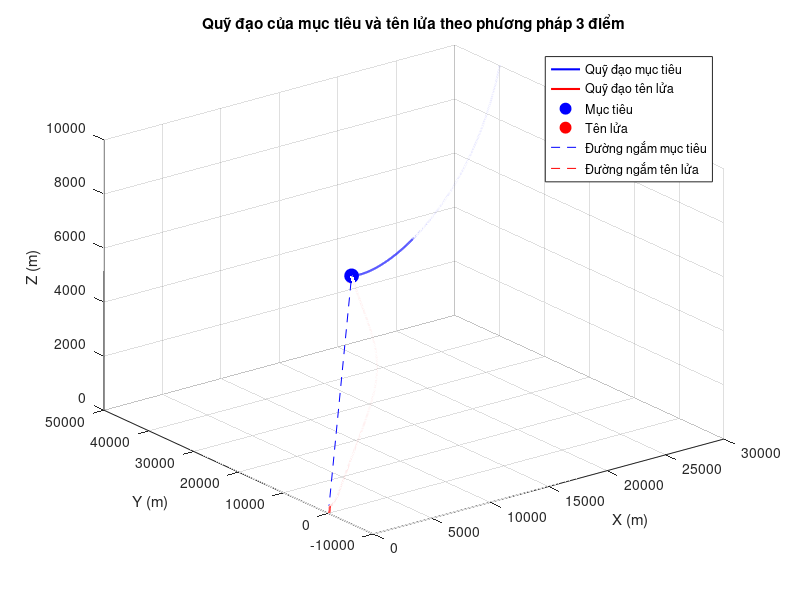

MATLAB code to generate this figure:
clc
clear

%===========   Khai báo mục tiêu:  =============%
% Vị trí:
X_mt(1) = 30000;
Y_mt(1) = 40000;
Z_mt(1) = 10000;
% Tọa độ cực:
r_mt(1) = sqrt(X_mt(1)^2 + Y_mt(1)^2 + Z_mt(1)^2); % Cự li đến tâm tọa độ cực của mục tiêu
epsilon_mt(1) = atan2(sqrt(X_mt(1)^2 + Y_mt(1)^2), Z_mt(1)); % Góc tà mục tiêu (elevation angle)
beta_mt(1) = atan2(Y_mt(1), X_mt(1)); % Góc phương vị (azimuth angle)
epsilon_mt_dot(1) = 0;
beta_mt_dot(1) = 0;
% Vận tốc:
W_mt_theta(1) = 3; % Gia tốc pháp tuyến theo góc nghiêng
W_mt_phi(1) = 4;   % Gia tốc pháp tuyến theo góc phương vị
V_mt = 200;
Theta_mt(1) = -60 * pi/180; % Góc nghiêng quỹ đạo mục tiêu
Phi_mt(1) = 120 * pi/180; % Góc lệch quỹ đạo theo phương vị
Theta_mt_dot(1) = W_mt_theta(1) / V_mt;
Phi_mt_dot(1) = W_mt_phi(1) / V_mt;
Vx_mt(1) = V_mt * cos(Theta_mt(1)) * cos(Phi_mt(1));
Vy_mt(1) = V_mt * cos(Theta_mt(1)) * sin(Phi_mt(1));
Vz_mt(1) = V_mt * sin(Theta_mt(1));

%=============  Khai báo tên lửa:  ============%
% Vị trí:
X_tl(1) = 50;
Y_tl(1) = 0;
Z_tl(1) = 0;
% Tọa độ cực:
r_tl(1) = sqrt(X_tl(1)^2 + Y_tl(1)^2 + Z_tl(1)^2);    % Cự li tên lửa đến tâm tọa độ cực
epsilon_tl(1) = atan2(sqrt(X_tl(1)^2 + Y_tl(1)^2), Z_tl(1)); % Góc tà tên lửa
beta_tl(1) = atan2(Y_tl(1), X_tl(1)); % Góc phương vị tên lửa
epsilon_tl_dot(1) = 0;
beta_tl_dot(1) = 0;
% Vận tốc:
W_tl_theta(1) = 0; % Gia tốc pháp tuyến theo góc nghiêng ban đầu
W_tl_phi(1) = 0;   % Gia tốc pháp tuyến theo góc phương vị ban đầu
m = 3;             % Hệ số tỉ lệ giữa tốc độ tên lửa và tốc độ mục tiêu
V_tl = m * V_mt;   % Tốc độ tên lửa
Theta_tl(1) = 45 * pi/180; % Góc nghiêng quỹ đạo tên lửa ban đầu
Phi_tl(1) = -30 * pi/180;    % Góc lệch quỹ đạo theo phương vị ban đầu
Theta_tl_dot(1) = W_tl_theta(1) / V_tl;
Phi_tl_dot(1) = W_tl_phi(1) / V_tl;
Vx_tl(1) = V_tl * cos(Theta_tl(1)) * cos(Phi_tl(1));
Vy_tl(1) = V_tl * cos(Theta_tl(1)) * sin(Phi_tl(1));
Vz_tl(1) = V_tl * sin(Theta_tl(1));

%============ Các tham số: ===========%
dt = 0.02;  % Thời gian lấy mẫu
N = 20000;
i = 2;      % Khởi tạo điểm bắt đầu trong chu trình lặp
Kp = 0.5;     % Hệ số tỉ lệ của bộ điều khiển PD
Kd = 5;     % Hệ số đạo hàm của bộ điều khiển PD
L = 30;     % Cự ly kích hoạt ngòi nổ khi cách mục tiêu L(m)
W_max = 14 * 9.8;  % Giới hạn gia tốc dựa trên quá tải tạo được tối đa của tên lửa
h_eps(1) = 0;   % Khởi tạo sai số theo góc tà tại i=1
h_beta(1) = 0;  % Khởi tạo sai số theo góc phương vị tại i=1

%======== Bắt đầu dẫn theo phương pháp 3 điểm với bộ điều khiển PD =========%
while (i <= N)
    %--------- Đo các tham số của mục tiêu tại thời điểm i: ----------%
    % Vị trí:
    X_mt(i) = X_mt(i-1) + Vx_mt(i-1) * dt;
    Y_mt(i) = Y_mt(i-1) + Vy_mt(i-1) * dt;
    Z_mt(i) = Z_mt(i-1) + Vz_mt(i-1) * dt;
    % Tọa độ cực:
    r_mt(i) = sqrt(X_mt(i)^2 + Y_mt(i)^2 + Z_mt(i)^2);
    epsilon_mt(i) = atan2(sqrt(X_mt(i)^2 + Y_mt(i)^2), Z_mt(i));
    beta_mt(i) = atan2(Y_mt(i), X_mt(i));
    epsilon_mt_dot(i) = (epsilon_mt(i) - epsilon_mt(i-1)) / dt;
    beta_mt_dot(i) = (beta_mt(i) - beta_mt(i-1)) / dt;
    % Vận tốc:
    W_mt_theta(i) = W_mt_theta(1); % Giữ gia tốc pháp tuyến cố định
    W_mt_phi(i) = W_mt_phi(1);     % Giữ gia tốc phương vị cố định
    Theta_mt_dot(i) = W_mt_theta(i) / V_mt;
    Phi_mt_dot(i) = W_mt_phi(i) / V_mt;
    Theta_mt(i) = Theta_mt(i-1) + Theta_mt_dot(i-1) * dt;
    Phi_mt(i) = Phi_mt(i-1) + Phi_mt_dot(i-1) * dt;
    Vx_mt(i) = V_mt * cos(Theta_mt(i)) * cos(Phi_mt(i));
    Vy_mt(i) = V_mt * cos(Theta_mt(i)) * sin(Phi_mt(i));
    Vz_mt(i) = V_mt * sin(Theta_mt(i));
    
    %--------- Đo các tham số của tên lửa tại thời điểm i: -----------%
    % Vị trí:
    X_tl(i) = X_tl(i-1) + Vx_tl(i-1) * dt;
    Y_tl(i) = Y_tl(i-1) + Vy_tl(i-1) * dt;
    Z_tl(i) = Z_tl(i-1) + Vz_tl(i-1) * dt;
    % Tọa độ cực:
    r_tl(i) = sqrt(X_tl(i)^2 + Y_tl(i)^2 + Z_tl(i)^2);
    epsilon_tl(i) = atan2(sqrt(X_tl(i)^2 + Y_tl(i)^2), Z_tl(i));
    beta_tl(i) = atan2(Y_tl(i), X_tl(i));
    epsilon_tl_dot(i) = (epsilon_tl(i) - epsilon_tl(i-1)) / dt;
    beta_tl_dot(i) = (beta_tl(i) - beta_tl(i-1)) / dt;
    % Vận tốc:
    Theta_tl_dot(i) = W_tl_theta(i-1) / V_tl;
    Phi_tl_dot(i) = W_tl_phi(i-1) / V_tl;
    Theta_tl(i) = Theta_tl(i-1) + Theta_tl_dot(i-1) * dt;
    Phi_tl(i) = Phi_tl(i-1) + Phi_tl_dot(i-1) * dt;
    Vx_tl(i) = V_tl * cos(Theta_tl(i)) * cos(Phi_tl(i));
    Vy_tl(i) = V_tl * cos(Theta_tl(i)) * sin(Phi_tl(i));
    Vz_tl(i) = V_tl * sin(Theta_tl(i));

    %--------- Tính toán lệnh điều khiển với bộ PD cho hai mặt phẳng: -----------%
    % Sai số theo góc tà (epsilon)
    h_eps(i) = r_tl(i) * (epsilon_mt(i) - epsilon_tl(i));
    h_eps_dot = (h_eps(i) - h_eps(i-1)) / dt;
    W_tl_theta(i) = Kp * h_eps(i) + Kd * h_eps_dot;
    
    % Sai số theo góc phương vị (beta)
    h_beta(i) = r_tl(i) * (beta_mt(i) - beta_tl(i));
    h_beta_dot = (h_beta(i) - h_beta(i-1)) / dt;
    W_tl_phi(i) = Kp * h_beta(i) + Kd * h_beta_dot;
    
%     % Giới hạn gia tốc
%     W_tl_theta(i) = min(max(W_tl_theta(i), -W_max), W_max);
%     W_tl_phi(i) = min(max(W_tl_phi(i), -W_max), W_max);
    
    % Kiểm tra xem tên lửa đã bắn trúng mục tiêu chưa
    if sqrt((X_tl(i)-X_mt(i))^2 + (Y_tl(i)-Y_mt(i))^2 + (Z_tl(i)-Z_mt(i))^2) < L
        disp(['Tên lửa bắn trúng mục tiêu tại bước thứ ', num2str(i), ' (thời gian = ', num2str(i*dt), ' giây)']);
        break;
    end    
    i = i + 1;
end

%================= Vẽ quỹ đạo ===============%
figure;
plot3(X_mt, Y_mt, Z_mt, 'b-', 'LineWidth', 1.5, 'DisplayName', 'Quỹ đạo mục tiêu');
hold on;
plot3(X_tl, Y_tl, Z_tl, 'r-', 'LineWidth', 1.5, 'DisplayName', 'Quỹ đạo tên lửa');
grid on;
xlabel('X (m)');
ylabel('Y (m)');
zlabel('Z (m)');
title('Quỹ đạo của mục tiêu và tên lửa theo phương pháp 3 điểm');
legend;
axis;

%================= Hiệu ứng điểm chạy với đường ngắm ==============%
h_mt = plot3(NaN, NaN, NaN, 'bo', 'MarkerSize', 10, 'MarkerFaceColor', 'b', 'DisplayName', 'Mục tiêu');
h_tl = plot3(NaN, NaN, NaN, 'ro', 'MarkerSize', 10, 'MarkerFaceColor', 'r', 'DisplayName', 'Tên lửa');
h_ray_mt = plot3([0 0], [0 0], [0 0], 'b--', 'LineWidth', 0.25, 'DisplayName', 'Đường ngắm mục tiêu'); % Tia tới mục tiêu
h_ray_tl = plot3([0 0], [0 0], [0 0], 'r--', 'LineWidth', 0.25, 'DisplayName', 'Đường ngắm tên lửa'); % Tia tới tên lửa

for j = 1:15:i
    % Cập nhật vị trí mục tiêu và tên lửa
    set(h_mt, 'XData', X_mt(j), 'YData', Y_mt(j), 'ZData', Z_mt(j));
    set(h_tl, 'XData', X_tl(j), 'YData', Y_tl(j), 'ZData', Z_tl(j));
    
    % Cập nhật đường ngắm từ gốc (0,0,0) đến mục tiêu và tên lửa
    set(h_ray_mt, 'XData', [0 X_mt(j)], 'YData', [0 Y_mt(j)], 'ZData', [0 Z_mt(j)]);
    set(h_ray_tl, 'XData', [0 X_tl(j)], 'YData', [0 Y_tl(j)], 'ZData', [0 Z_tl(j)]);

    drawnow limitrate;
    pause(1e-5); % Điều chỉnh tốc độ chạy (giây)
end

% Chạy tới điểm cuối
set(h_mt, 'XData', X_mt(i), 'YData', Y_mt(i), 'ZData', Z_mt(i));
set(h_tl, 'XData', X_tl(i), 'YData', Y_tl(i), 'ZData', Z_tl(i));
set(h_ray_mt, 'XData', [0 X_mt(i)], 'YData', [0 Y_mt(i)], 'ZData', [0 Z_mt(i)]);
set(h_ray_tl, 'XData', [0 X_tl(i)], 'YData', [0 Y_tl(i)], 'ZData', [0 Z_tl(i)]);
drawnow limitrate;
pause(1e-5);
